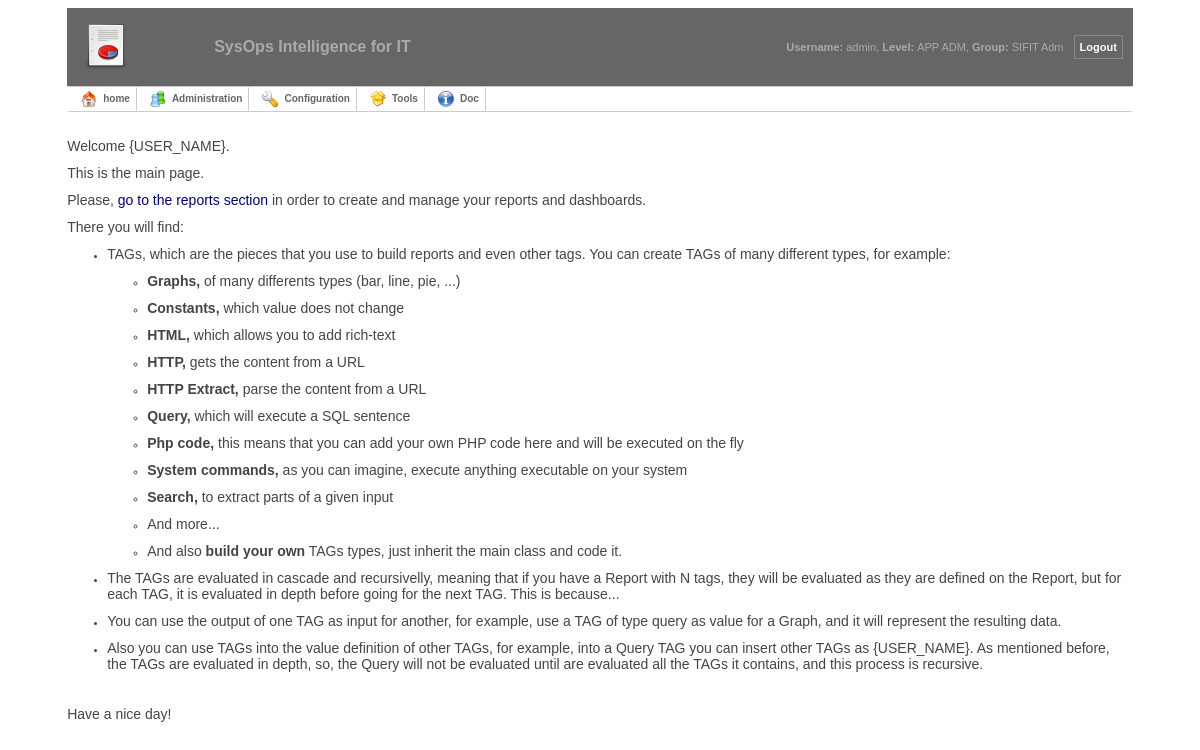
/index.php (signed in), run on an earlier commit of the app's database.
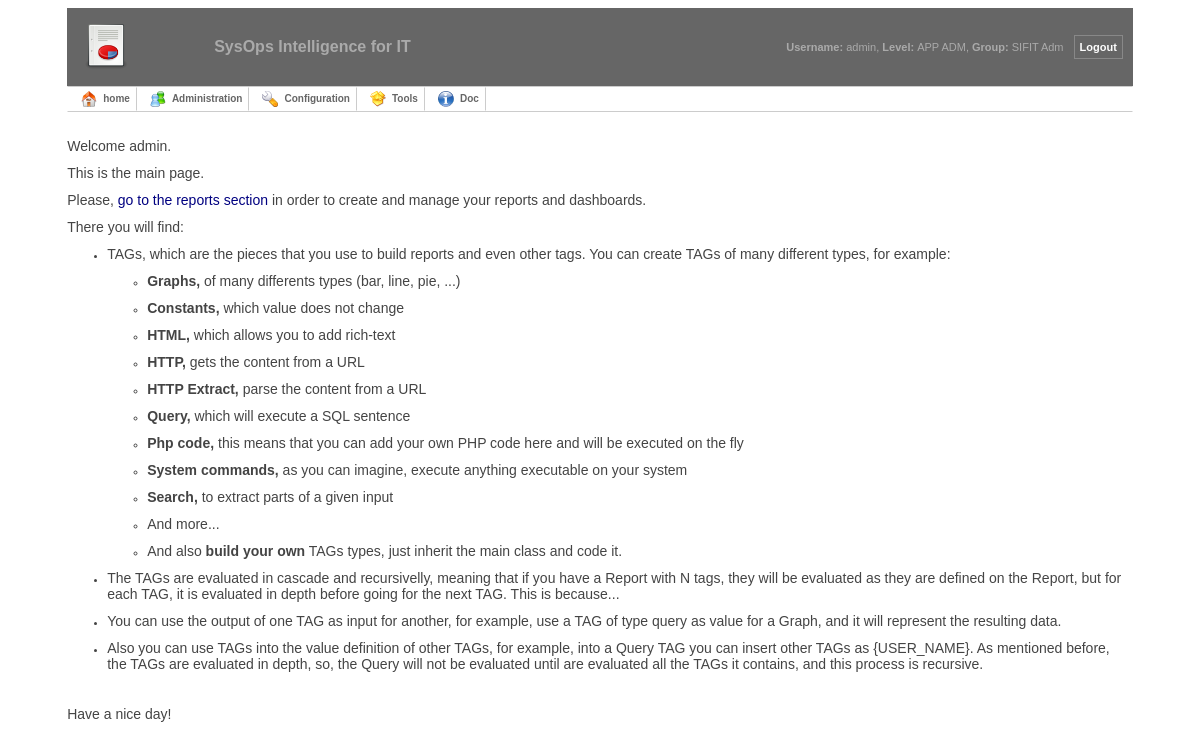
And on a later commit of the database.
### tables this page shows
CREATE TABLE `reports` (
  `id_report` mediumint(9) NOT NULL AUTO_INCREMENT,
  `report_name` varchar(60) DEFAULT NULL,
  `id_group` mediumint(9) DEFAULT NULL,
  `content` text,
  `description` varchar(255) DEFAULT NULL,
  `periodicity` varchar(25) DEFAULT NULL,
  PRIMARY KEY (`id_report`),
  UNIQUE KEY `report` (`report_name`,`id_group`)
);

CREATE TABLE `report_tags` (
  `id_tag` mediumint(9) NOT NULL AUTO_INCREMENT,
  `tag_name` varchar(60) NOT NULL,
  `calc_method` varchar(60) DEFAULT NULL,
  `description` text,
  `value` text,
  `extrainfo` text,
  `connection` varchar(255) DEFAULT NULL,
  `is_public` tinyint(1) NOT NULL DEFAULT '1',
  `id_user` mediumint(9) DEFAULT NULL,
  `id_group` mediumint(9) DEFAULT NULL,
  `is_protected` tinyint(1) NOT NULL DEFAULT '0',
  PRIMARY KEY (`id_tag`),
  UNIQUE KEY `tag_name` (`tag_name`)
);

### index.php (called while the page is built, shortened)
<?php
	include_once "include/init.inc.php";
	include_once "include/menu.inc.php";
	include_once INC_DIR . "forms/forms.inc.php";
	include_once INC_DIR . "forms/form_elements/form_report.inc.php";
$main_page= new form_report("MAIN_PAGE");
$frm=new form("main_page");
$frm->add_element($main_page);
$frm->form_control();
?>

### include/sequence.inc.php (called while the page is built, shortened)
<?php
	class navigation_sequence {
		private $form_sequence;
		private $reloaded;
		public function is_reload() {
			return $this->reloaded;
		}
		private function init_is_reload() {
			$this->reloaded= isset($_SESSION[APP_NAME.'_sequence_array'][$this->form_sequence]);
		}
		private function init_form_sequence() {
			$this->form_sequence= isset($_POST[APP_NAME.'_sequence']) ? ($_POST[APP_NAME.'_sequence']) : 0;
		}
	}
?>

### include/reports/reports.class.php (called while the page is built, shortened)
<?php
	include_once INC_DIR . "/reports/tags.class.php";
	class report {
		public $id_report;
		public $report_name;
		public $id_group;
		public $content;
		public $periodicity;
		public function report($id_report, $report_name="") {
			global $global_db;
			if($report_name == "") {
				$query="select id_report, report_name, id_group, content, periodicity from reports where id_report='$id_report'";
			} else {
				$query="select id_report, report_name, id_group, content, periodicity from reports where report_name='$report_name'";
			}
			$res= $global_db->dbms_query($query);
			list($this->id_report, $this->report_name, $this->id_group, $this->content, $this->periodicity)= $global_db->dbms_fetch_row($res);
			$this->content= stripslashes($this->content);
		}
		public function parse_report() {
			$content= $this->content;
			$tags=get_tags($content);
			foreach($tags as $tag) {
					$tag_instance= new tag($tag);
					$tag_value= $tag_instance->get_value();
					$content=str_replace("{{" . $tag . "}}", $tag_value, $content);
			}
			return $content;
		}
	}
?>

### include/dbms/mysqli.class.php (called while the page is built, shortened)
<?php
	include_once INC_DIR . "dbms/dbms.class.php";
	class mysqli_class extends dbms_class {
		final public function dbms_connect($server, $username, $password, $persistent=false, $new_link=false) {
			$this->sgbd_link= mysqli_connect($server, $username, $password);
			return $this->sgbd_link;
		}
		final public function dbms_is_connected() {
			return (isset($this->sgbd_link) and $this->sgbd_link);
		}
		final public function &dbms_query($sql_query,$seq=null) {
			$time_start = getmicrotime();
			$this->res = mysqli_query($this->sgbd_link, $sql_query);
			$time_end = getmicrotime();
			$time = round($time_end - $time_start, 3);
			return $this->res;
		}
		final public function dbms_check_result($res) {
			return($res and ($this->dbms_num_rows($res) > 0));
		}
		final public function dbms_free_result($res) {
			return true;
		}
		final public function dbms_num_rows($res) {
			return mysqli_num_rows($res);
		}
		final public function &dbms_fetch_row($res) {
			$ret= mysqli_fetch_row($res);
			return $ret;
		}
	}

### include/dbms/dbms.class.php (called while the page is built, shortened)
<?php
	include_once INC_DIR . "crono.inc.php";
	abstract class dbms_class {
		protected function log_query($sql_query) {
			$upper_query= strtoupper($sql_query);
			$search_r= array( "INSERT", "UPDATE", "DELETE", "CREATE", "ALTER", "DROP" );
			$found=false;
			foreach ($search_r as $search) {
				$found= (strpos($upper_query, $search) === 0);
			}
			if(!$found) return;
		}
	}
?>

### include/crono.inc.php (called while the page is built, shortened)
<?php
	function getmicrotime(){
		 list($usec, $sec) = explode(" ",microtime());
		 return ((float)$usec + (float)$sec);
	}
?>

### include/reports/tags.class.php (called while the page is built, shortened)
<?php
class tag {
	public $id_tag;
	public $calc_method;
	public $description;
	public $value;
	public $extrainfo;
	protected $extrainfo_orig;
	public $connection;
	public $is_public=false;
	protected $db;
	public function tag($tag_name, $tag_calls=null) {
		global $global_db;
		$this->parameters= array();
		$tag_parts=explode("|",$tag_name,2);
		$this->tag_name= $tag_parts[0];
		$query="SELECT id_tag, calc_method, description, value, extrainfo, connection, is_public FROM report_tags WHERE tag_name ='$this->tag_name'";
		$res= $global_db->dbms_query($query);
		if($global_db->dbms_check_result($res)) {
			list($this->id_tag, $this->calc_method, $this->description, $this->value, $this->extrainfo_orig, $this->connection, $this->is_public)= $global_db->dbms_fetch_row($res);
			$this->value=stripslashes($this->value);
			$this->is_ok= true;
		} else {
		}
		$this->extrainfo= $this->extrainfo_orig;
	}
	public function get_value() {
		$this->value= $this->parse_vars($this->value);
		$this->value= $this->parse_tags($this->value);
		$tag_class= "tag_" . $this->calc_method;
		$file= INC_DIR . "/reports/tags/" . $tag_class  . ".class.php";
		$this->tag_ref= new $tag_class($this->value, $this->extrainfo, $this->db);
		$value= $this->tag_ref->get_value();
		return $value;
	}
	protected function parse_vars($value) {
		$vars=get_vars($value, $this->calc_method);
		return $value;
	}
	protected function parse_tags($value) {
		$tags=get_tags($value);
		return $value;
	}
	protected function parse_extrainfo() {
		$this->extrainfo=trim($this->extrainfo_orig);
		$this->parsed_parameters= array();
		$pairs=explode(";",$this->extrainfo);
		foreach($pairs as $pair) {
			$pair= trim($pair);
			$elements=explode("=",$pair,2);
			if(!isset($elements[0]) or $elements[0] == "") continue;
		}
		$this->extrainfo="";
	}
}
function & get_tags($string) {
	preg_match_all(TAG_REGEXP, $string, $tags_tmp, PREG_PATTERN_ORDER);
	$tags= array();
	foreach($tags_tmp[1] as $tag) {
		if(strpos($string, "{{" . $tag) !== false) $tags[]= $tag;
	}
	return $tags;
}
function & get_vars($string, $calc_method="any") {
	$vars= array();
	$ret= preg_match_all(VAR_REGEXP, $string, $vars, PREG_PATTERN_ORDER);
	return $vars[1];
}

### include/reports/tags/tag_element.class.php (called while the page is built, shortened)
<?php
	include_once INC_DIR . "/reports/tags.class.php";
	class tag_element {
		protected $extrainfo;
		public function tag_element($value, &$extrainfo="", &$db=null, &$parameters=null) {
			$this->extrainfo= $extrainfo;
		}
?>
<?php
		protected function parse_extrainfo() {
			$this->extrainfo=trim($this->extrainfo);
			$pairs=explode(";",$this->extrainfo);
			foreach($pairs as $pair) {
				$pair= trim($pair);
				$elements=explode("=",$pair,2);
				if(!isset($elements[0]) or $elements[0] == "") continue;
			}
			foreach($pairs as $pair) {
				$pair= trim($pair);
				$elements=explode("=",$pair,2);
				if(!isset($elements[0]) or $elements[0] == "") continue;
			}
		}
	}
?>

### include/forms/form_elements.inc.php (the view, shortened to what the changed rows need)
<?php
	$GLOBAL_HEADERS["form_elements"]="<link rel='stylesheet' type='text/css' href='" . HOME . "/include/styles/form_elements.css'>";
?>

### include/forms/forms.inc.php (shortened to what the changed rows need)
<?php
	include_once SYSHOME . "/include/forms/form_elements.inc.php";
	class form {
		public $form_name;
		public $descents;
		public $form_action;
		protected $reload_button;
		protected $nav_sequence;
		function form($name) {
			global $MESSAGES;
			global $global_nav_sequence;
			$this->form_name= $name;
			$this->form_action= $_SERVER['PHP_SELF'];
			$this->descents= Array();
			$reload_image= (FE_SHOW_ICONS and defined("FE_RELOAD_ICON")) ? FE_RELOAD_ICON : $MESSAGES["BUTTON_RELOAD"];
			$this->reload_button=new accept_button("form_accept",$MESSAGES["BUTTON_RELOAD"], $reload_image);
			$this->reload_button->parent=$this;
			$this->nav_sequence= &$global_nav_sequence;
		}
		function form_control() {
			$this->show_form();
			if(!$this->is_reload() and (isset($_POST["element"]) and $_POST["element"]!= "")) {
				$element=$_POST["element"];
				$event= isset($_POST["event"]) ? $_POST["event"] : "";
				if($element == $this->reload_button->doc_ref) {
					$ret= $this->reload_button;
				} else {
					if(!$this->exists_element($element, $ret)) {
						html_showError("ERROR: form::form_control, element not found ($element).");
						if(DEBUG) {
							echo "<h3>Debug information</h3><hr>";
							echo "<b>POST content</b>";
							print_object($_POST);
						}
						exit;
					}
				}
				if(!$ret->event($event)) $this->show();
			} else {
				$this->show();
			}
			echo "</form>";
		}
		function show() {
			foreach ($this->descents as $elem) $elem->show();
		}
		function show_form() {
?>
			<form name="<?php echo $this->form_name; ?>" method='post' action="<?php echo $this->form_action; ?>" enctype="multipart/form-data">
<?php
		}
		function is_reload() {
			return $this->nav_sequence->is_reload();
		}
		function add_element($element) {
			$name= trim($element->doc_ref);
			if($name != "") {
				$this->descents[$name]= $element;
				$this->descents[$name]->parent= $this;
				$this->descents[$name]->adopted();
				$this->descents[$name]->form_name= $this->form_name;
			}
		}
	}
?>

### include/forms/form_elements/form_report.inc.php (shortened to what the changed rows need)
<?php
	include_once SYSHOME . "/include/forms/form_elements.inc.php";
	include_once INC_DIR . "/reports/reports.class.php";
	class form_report extends form_element {
		protected $report_id=false;
		protected $report;
		function form_report($report_name) {
			global $global_db;
			$query="select id_report from reports where report_name='$report_name'";
			$res=$global_db->dbms_query($query);
			if($global_db->dbms_check_result($res)) {
				list($this->report_id)= $global_db->dbms_fetch_row($res);
				$this->report= new report($this->report_id);
			}
		}
		function show() {
			global $USER_LEVEL;
			if($USER_LEVEL != 0 and $this->report->id_group != null and $this->report->id_group != $USER_GROUP) {
				html_showError("** Not allowed to see this report **", true);
			} else {
				$content= $this->report->parse_report();
				echo $content;
			}
		}
	}
?>

What changed in the data, as far as the page shows it:
changed reports: content.value "Welcome {USER_NAME}. This is the main…" → "Welcome admin. This is the main…"
